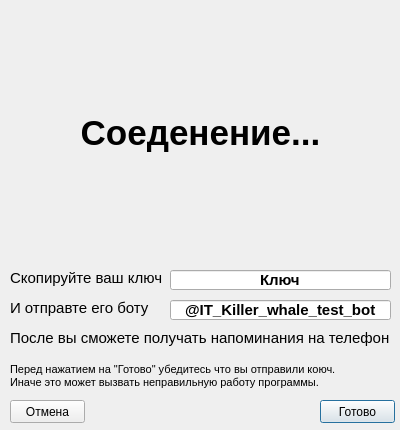
<?xml version="1.0" encoding="UTF-8"?>
<ui version="4.0">
 <class>Dialog</class>
 <widget class="QDialog" name="Dialog">
  <property name="geometry">
   <rect>
    <x>0</x>
    <y>0</y>
    <width>400</width>
    <height>430</height>
   </rect>
  </property>
  <property name="minimumSize">
   <size>
    <width>400</width>
    <height>430</height>
   </size>
  </property>
  <property name="maximumSize">
   <size>
    <width>400</width>
    <height>430</height>
   </size>
  </property>
  <property name="windowTitle">
   <string>Dialog</string>
  </property>
  <widget class="QLabel" name="label">
   <property name="geometry">
    <rect>
     <x>0</x>
     <y>2</y>
     <width>401</width>
     <height>261</height>
    </rect>
   </property>
   <property name="font">
    <font>
     <pointsize>26</pointsize>
     <weight>75</weight>
     <bold>true</bold>
    </font>
   </property>
   <property name="text">
    <string>Соеденение...</string>
   </property>
   <property name="alignment">
    <set>Qt::AlignCenter</set>
   </property>
  </widget>
  <widget class="QLabel" name="label_2">
   <property name="geometry">
    <rect>
     <x>10</x>
     <y>270</y>
     <width>161</width>
     <height>16</height>
    </rect>
   </property>
   <property name="font">
    <font>
     <pointsize>11</pointsize>
    </font>
   </property>
   <property name="text">
    <string>Скопируйте ваш ключ</string>
   </property>
  </widget>
  <widget class="QLineEdit" name="lineEdit_key">
   <property name="enabled">
    <bool>true</bool>
   </property>
   <property name="geometry">
    <rect>
     <x>170</x>
     <y>270</y>
     <width>221</width>
     <height>20</height>
    </rect>
   </property>
   <property name="font">
    <font>
     <pointsize>11</pointsize>
     <weight>75</weight>
     <bold>true</bold>
    </font>
   </property>
   <property name="text">
    <string>Ключ</string>
   </property>
   <property name="alignment">
    <set>Qt::AlignCenter</set>
   </property>
   <property name="readOnly">
    <bool>true</bool>
   </property>
  </widget>
  <widget class="QLabel" name="label_3">
   <property name="geometry">
    <rect>
     <x>10</x>
     <y>300</y>
     <width>161</width>
     <height>16</height>
    </rect>
   </property>
   <property name="font">
    <font>
     <pointsize>11</pointsize>
    </font>
   </property>
   <property name="text">
    <string>И отправте его боту</string>
   </property>
  </widget>
  <widget class="QLineEdit" name="lineEdit_bot">
   <property name="enabled">
    <bool>true</bool>
   </property>
   <property name="geometry">
    <rect>
     <x>170</x>
     <y>300</y>
     <width>221</width>
     <height>20</height>
    </rect>
   </property>
   <property name="font">
    <font>
     <pointsize>11</pointsize>
     <weight>75</weight>
     <bold>true</bold>
    </font>
   </property>
   <property name="text">
    <string>@IT_Killer_whale_test_bot</string>
   </property>
   <property name="alignment">
    <set>Qt::AlignCenter</set>
   </property>
   <property name="readOnly">
    <bool>true</bool>
   </property>
  </widget>
  <widget class="QLabel" name="label_4">
   <property name="geometry">
    <rect>
     <x>10</x>
     <y>330</y>
     <width>391</width>
     <height>16</height>
    </rect>
   </property>
   <property name="font">
    <font>
     <pointsize>11</pointsize>
    </font>
   </property>
   <property name="text">
    <string>После вы сможете получать напоминания на телефон</string>
   </property>
  </widget>
  <widget class="QPushButton" name="btn_ok">
   <property name="geometry">
    <rect>
     <x>320</x>
     <y>400</y>
     <width>75</width>
     <height>23</height>
    </rect>
   </property>
   <property name="text">
    <string>Готово</string>
   </property>
  </widget>
  <widget class="QPushButton" name="btn_cancel">
   <property name="geometry">
    <rect>
     <x>10</x>
     <y>400</y>
     <width>75</width>
     <height>23</height>
    </rect>
   </property>
   <property name="text">
    <string>Отмена</string>
   </property>
  </widget>
  <widget class="QLabel" name="label_5">
   <property name="geometry">
    <rect>
     <x>10</x>
     <y>360</y>
     <width>391</width>
     <height>31</height>
    </rect>
   </property>
   <property name="font">
    <font>
     <pointsize>8</pointsize>
    </font>
   </property>
   <property name="text">
    <string>Перед нажатием на &quot;Готово&quot; убедитесь что вы отправили коюч.
Иначе это может вызвать неправильную работу программы.</string>
   </property>
  </widget>
 </widget>
 <resources/>
 <connections/>
</ui>
